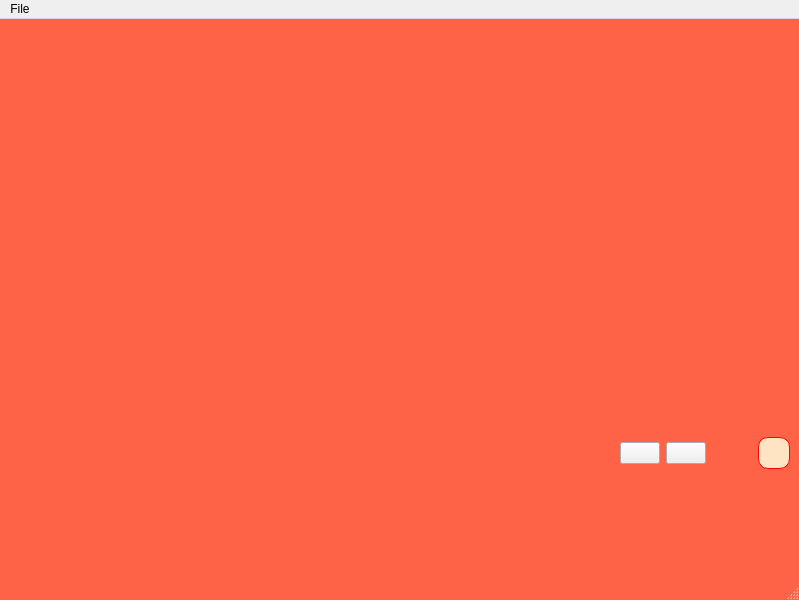
<?xml version="1.0" encoding="UTF-8"?>
<ui version="4.0">
 <class>MainWindow</class>
 <widget class="QMainWindow" name="MainWindow">
  <property name="geometry">
   <rect>
    <x>0</x>
    <y>0</y>
    <width>799</width>
    <height>600</height>
   </rect>
  </property>
  <property name="windowTitle">
   <string>S Play</string>
  </property>
  <property name="windowIcon">
   <iconset resource="icons.qrc">
    <normaloff>:/icons/splay.png</normaloff>:/icons/splay.png</iconset>
  </property>
  <property name="styleSheet">
   <string notr="true">QMainWindow {
background: Tomato;
}</string>
  </property>
  <widget class="QWidget" name="centralwidget">
   <layout class="QVBoxLayout" name="verticalLayout">
    <item>
     <widget class="Phonon::VideoPlayer" name="videoPlayer">
      <property name="sizePolicy">
       <sizepolicy hsizetype="Preferred" vsizetype="Maximum">
        <horstretch>0</horstretch>
        <verstretch>0</verstretch>
       </sizepolicy>
      </property>
     </widget>
    </item>
    <item>
     <widget class="Phonon::SeekSlider" name="seekSlider">
      <property name="sizePolicy">
       <sizepolicy hsizetype="Minimum" vsizetype="Fixed">
        <horstretch>0</horstretch>
        <verstretch>0</verstretch>
       </sizepolicy>
      </property>
      <property name="maximumSize">
       <size>
        <width>16777215</width>
        <height>100</height>
       </size>
      </property>
     </widget>
    </item>
    <item>
     <layout class="QHBoxLayout" name="horizontalLayout">
      <property name="sizeConstraint">
       <enum>QLayout::SetMinimumSize</enum>
      </property>
      <item>
       <spacer name="horizontalSpacer_2">
        <property name="orientation">
         <enum>Qt::Horizontal</enum>
        </property>
        <property name="sizeHint" stdset="0">
         <size>
          <width>40</width>
          <height>20</height>
         </size>
        </property>
       </spacer>
      </item>
      <item>
       <widget class="QPushButton" name="play_push_button">
        <property name="text">
         <string/>
        </property>
        <property name="icon">
         <iconset resource="icons.qrc">
          <normaloff>:/icons/play_icon.png</normaloff>:/icons/play_icon.png</iconset>
        </property>
        <property name="iconSize">
         <size>
          <width>20</width>
          <height>19</height>
         </size>
        </property>
       </widget>
      </item>
      <item>
       <widget class="QPushButton" name="stop_push_button">
        <property name="styleSheet">
         <string notr="true"/>
        </property>
        <property name="text">
         <string/>
        </property>
        <property name="icon">
         <iconset resource="icons.qrc">
          <normaloff>:/icons/stop_icon .png</normaloff>:/icons/stop_icon .png</iconset>
        </property>
       </widget>
      </item>
      <item>
       <spacer name="horizontalSpacer_3">
        <property name="orientation">
         <enum>Qt::Horizontal</enum>
        </property>
        <property name="sizeType">
         <enum>QSizePolicy::Minimum</enum>
        </property>
        <property name="sizeHint" stdset="0">
         <size>
          <width>40</width>
          <height>20</height>
         </size>
        </property>
       </spacer>
      </item>
      <item>
       <widget class="Phonon::VolumeSlider" name="volumeSlider">
        <property name="sizePolicy">
         <sizepolicy hsizetype="Preferred" vsizetype="Minimum">
          <horstretch>0</horstretch>
          <verstretch>0</verstretch>
         </sizepolicy>
        </property>
       </widget>
      </item>
      <item>
       <widget class="QPushButton" name="fullscreen_push_button">
        <property name="styleSheet">
         <string notr="true">QPushButton {
background:Bisque ;
border-style: solid;
border-width:1px;
border-radius:10px;
border-color: red;
max-width:30px;
max-height:30px;
min-width:30px;
min-height:30px;
}</string>
        </property>
        <property name="text">
         <string/>
        </property>
        <property name="icon">
         <iconset resource="icons.qrc">
          <normaloff>:/icons/full_screen_icon.png</normaloff>:/icons/full_screen_icon.png</iconset>
        </property>
       </widget>
      </item>
     </layout>
    </item>
   </layout>
  </widget>
  <widget class="QMenuBar" name="menubar">
   <property name="geometry">
    <rect>
     <x>0</x>
     <y>0</y>
     <width>799</width>
     <height>25</height>
    </rect>
   </property>
   <widget class="QMenu" name="menuFile">
    <property name="title">
     <string>File</string>
    </property>
    <addaction name="actionOpen"/>
    <addaction name="actionRecent"/>
   </widget>
   <addaction name="menuFile"/>
  </widget>
  <widget class="QStatusBar" name="statusbar"/>
  <action name="actionOpen">
   <property name="text">
    <string>Open</string>
   </property>
  </action>
  <action name="actionRecent">
   <property name="text">
    <string>Recent</string>
   </property>
  </action>
 </widget>
 <customwidgets>
  <customwidget>
   <class>Phonon::SeekSlider</class>
   <extends>QWidget</extends>
   <header location="global">phonon/seekslider.h</header>
  </customwidget>
  <customwidget>
   <class>Phonon::VideoPlayer</class>
   <extends>QWidget</extends>
   <header location="global">phonon/videoplayer.h</header>
  </customwidget>
  <customwidget>
   <class>Phonon::VolumeSlider</class>
   <extends>QWidget</extends>
   <header location="global">phonon/volumeslider.h</header>
  </customwidget>
 </customwidgets>
 <resources>
  <include location="icons.qrc"/>
 </resources>
 <connections/>
</ui>
